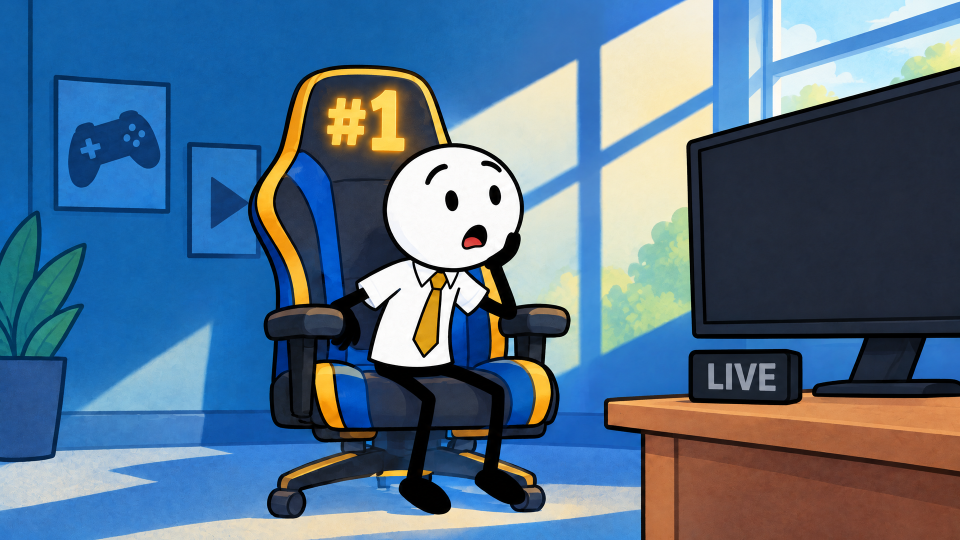
#> input picture film2-assets/section2/32.png, 1920 x 1080 px, found by its file name (shown at 1/2 size)
$ python sheet-32-40.py ../section2/32.png out.png
#> lines starting #> are read from the running program, lines starting #| are printed output that depends on the picture
import sys
from PIL import Image, ImageDraw, ImageFont
S=sys.argv[1]; R=S+"/repo/film2-assets/section2/"; F=S+"/edit/final"
B="/usr/share/fonts/truetype/dejavu/DejaVuSans-Bold.ttf"; Rg="/usr/share/fonts/truetype/dejavu/DejaVuSans.ttf"
f=lambda p,s: ImageFont.truetype(p,s)
W=2640; M=60; G=40; CW=(W-2*M-2*G)//3; IH=CW*9//16
shots=[
 (32,"VO-041","3.0s",R+"32.png","“You keep asking yourself if this is even real.”","Hand on cheek, “is this real?”. LIVE off. Unchanged."),
 (33,"VO-042–043","4.8s",F+"33.png","“Your phone won’t stop ringing. It can’t keep up with all the notifications you are getting.”","FIX ROUND: LIVE box now unlit, matches shot 32 (no red, no glow). Phone, bubbles, room unchanged."),
 (34,"VO-044–045","3.0s",R+"34.png","“You take a moment to gather yourself. You press the button.”","Deep breath, hand on the button, LIVE still OFF. Base for 35. Unchanged."),
 (35,"VO-046","1.7s",R+"35.png","“The red light turns on.”","ASSEMBLY STATE of 34: LIVE light flipped bright red, free local recolor. Unchanged."),
 (36,"VO-047","4.5s",F+"36.png","“And the room is already full — before you even say a single word.”","FIX ROUND: shocked open mouth added; face in the stream preview now the same shocked face. Chat column unchanged."),
 (37,"VO-048","2.9s",R+"37.png","“Yesterday, this room was empty.”","YESTERDAY: stream view with eye icon + 2, EMPTY chat column, dull-red LIVE. Unchanged."),
 (38,"VO-049–050","5.4s",F+"38.png","“You close your eyes, take a deep breath and start the only way you know how.”","FIX ROUND: monitor now shows his stream preview — exact closed-eyes calm-smile face + chat column (landscape removed)."),
 (39,"VO-051","5.4s",F+"39.png","“You open your mouth with a big smile and say the same thing you have for every stream before this.”","FIX ROUND: monitor now shows his stream preview — exact beaming open-mouth face + chat column. Base for 40."),
 (40,"VO-052","2.3s",F+"40.png","“Hello everyone, welcome to my stream!”","ASSEMBLY STATE of 39, REBUILT from the fixed 39: ×2 push-in, crop (500,180)–(1460,720). No on-screen text."),
]
def wrap(d,t,font,w):
    out=[];cur=""
    for word in t.split():
        x=(cur+" "+word).strip()
        if d.textlength(x,font=font)<=w: cur=x
        else: out.append(cur);cur=word
    out.append(cur);return out
rows=[shots[i:i+3] for i in range(0,len(shots),3)]
RH=IH+340; H=300+len(rows)*RH+40
im=Image.new("RGB",(W,H),(14,14,16));d=ImageDraw.Draw(im)
d.text((M,50),"FILM #2 · #1 STREAMER OVERNIGHT · Storyboard v4 · Section 2 · Shots 32–40",font=f(B,56),fill="white")
d.text((M,140),"Status: fix round applied to 33, 36, 38, 39 · 40 rebuilt from new 39 · shot 31 is CUT (omitted; VO-040 plays over shot 30)",font=f(Rg,34),fill=(230,200,60))
d.text((M,200),"1920×1080 · FIX ROUND = edited region only, everything else identical to the previous master · shots 32, 34, 35, 37 unchanged",font=f(Rg,30),fill=(160,160,160))
for r,row in enumerate(rows):
    for c,(n,vo,dur,p,line,note) in enumerate(row):
        x=M+c*(CW+G); y=290+r*RH
        t=Image.open(p).convert("RGB").resize((CW,IH),Image.LANCZOS); im.paste(t,(x,y))
#> after `t = Image.open(p).convert('RGB').resize((CW, IH), Image.LANCZOS)`:
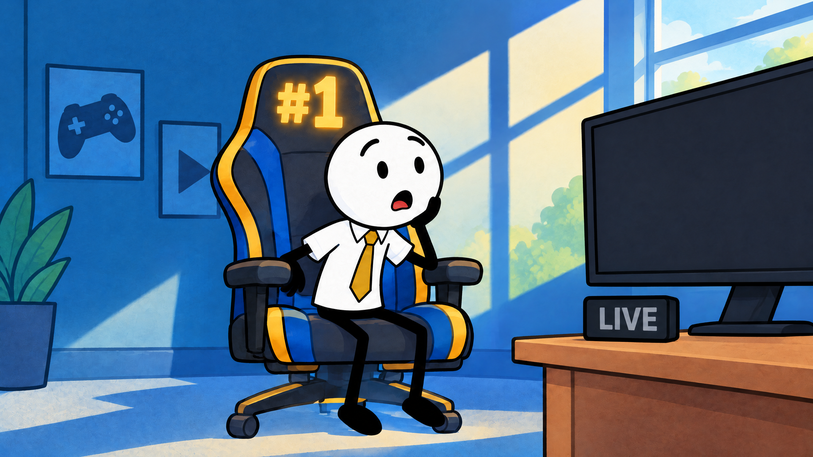
#> t: PIL image 813x457 RGB; mean R, G, B 84.9, 112.8, 138.4
#> after `im.paste(t, (x, y))`:
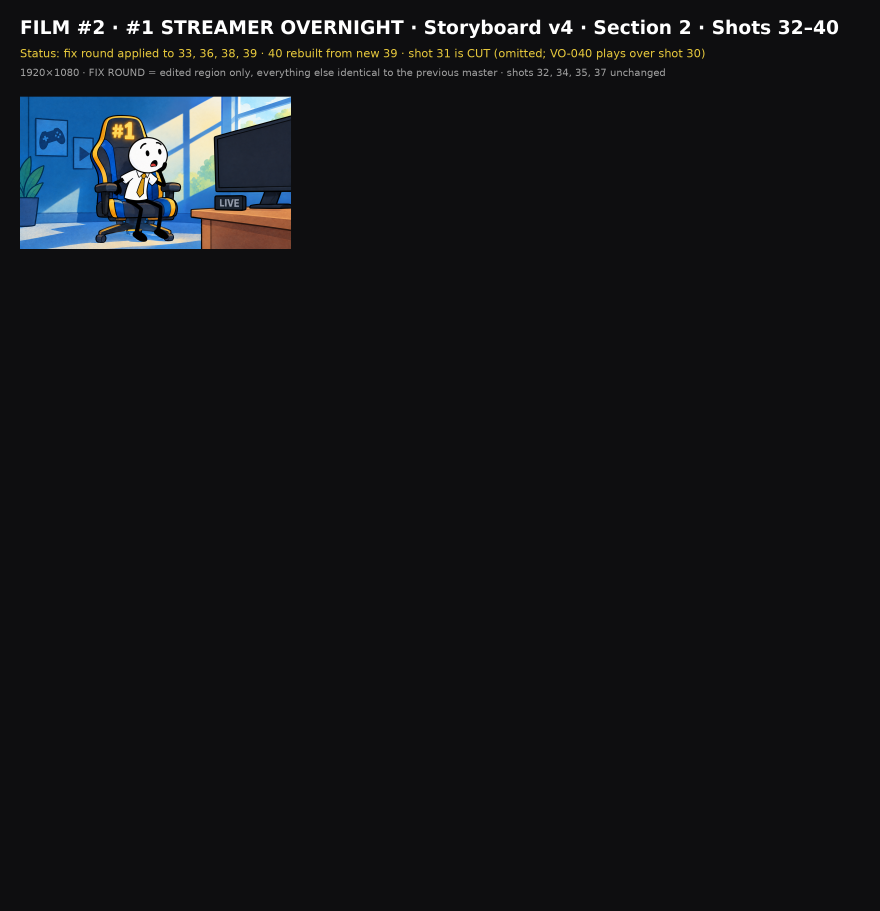
#> im: PIL image 2640x2731 RGB (shown at 1/3 size); mean R, G, B 19.7, 21, 24
        d.text((x,y+IH+14),f"SHOT {n} · {vo} · {dur}",font=f(B,34),fill=(250,210,40))
        yy=y+IH+66
        for l in wrap(d,line,f(B,30),CW): d.text((x,yy),l,font=f(B,30),fill="white"); yy+=40
#> in wrap, `cur = ''`: cur = ''
#> this loop made 1 pass
#> yy on pass 1: 853
#> after the loop, yy = 853
        yy+=6
#> yy = 859
        for l in wrap(d,note,f(Rg,25),CW): d.text((x,yy),l,font=f(Rg,25),fill=(150,150,155)); yy+=33
#> this loop made 1 pass
#> yy on pass 1: 892
#> after the loop, yy = 892
#> (the run stopped early here; a loop or call above may not have finished)

$ run again, with film2-assets/section2/23.png copied over film2-assets/section2/32.png
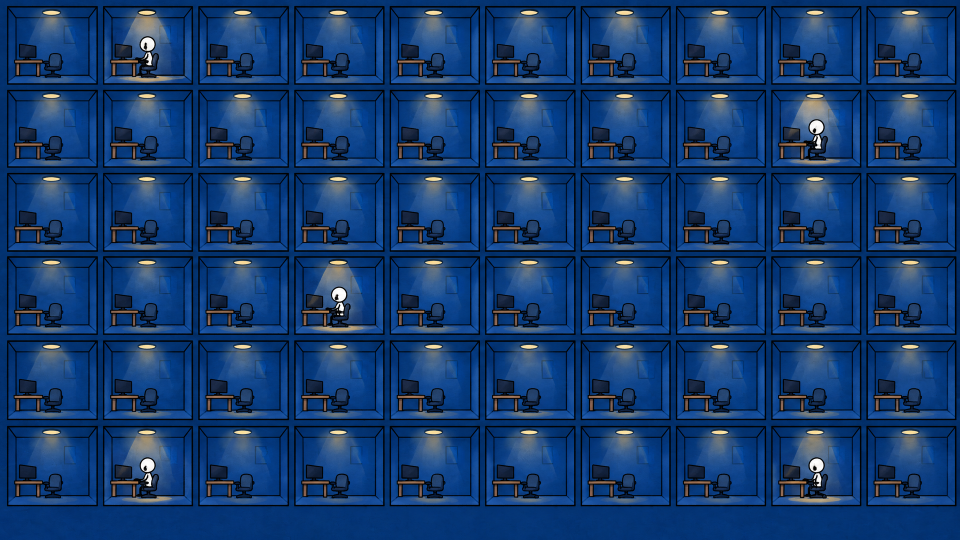
#> input picture film2-assets/section2/23.png, 1920 x 1080 px, found by its file name (shown at 1/2 size)
#> `t = Image.open(p).convert('RGB').resize((CW, IH), Image.LANCZOS)`:
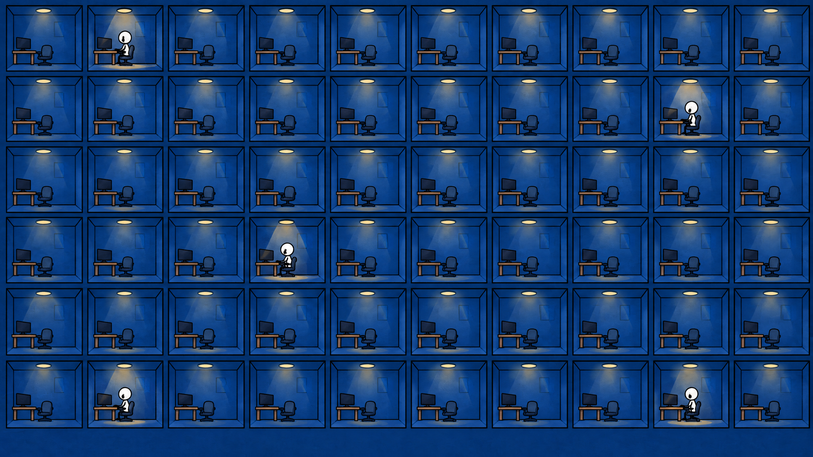
#> t: PIL image 813x457 RGB; mean R, G, B 20.4, 59.2, 111
#> `im.paste(t, (x, y))`:
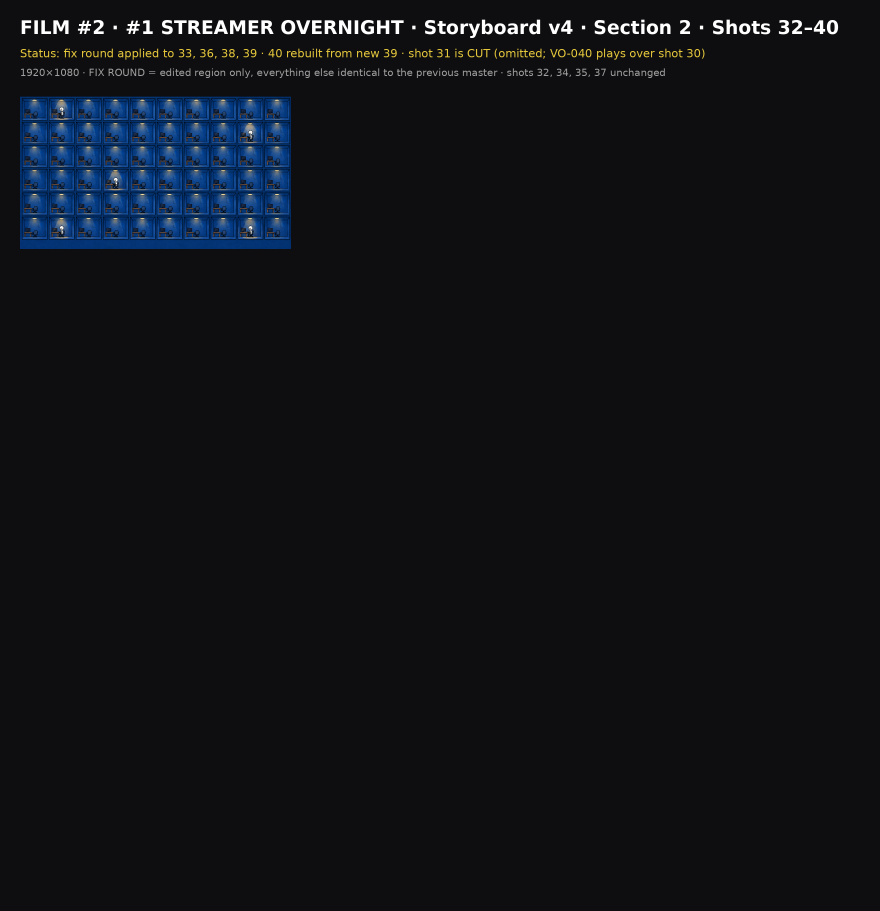
#> im: PIL image 2640x2731 RGB (shown at 1/3 size); mean R, G, B 16.3, 18.3, 22.6
#> cur = ''
#> the loop `for l in wrap(d,line,f(B,30),CW): d.text((x,yy),l,font=f(B,30),fill="w..` made 1 pass
#> yy on pass 1: 853
#> after the loop `for l in wrap(d,line,f(B,30),CW): d.text((x,yy),l,font=f(B,30),fill="w..`: yy = 853
#> `yy+=6`: yy = 859
#> the loop `for l in wrap(d,note,f(Rg,25),CW): d.text((x,yy),l,font=f(Rg,25),fill=..` made 1 pass
#> yy on pass 1: 892
#> after the loop `for l in wrap(d,note,f(Rg,25),CW): d.text((x,yy),l,font=f(Rg,25),fill=..`: yy = 892
